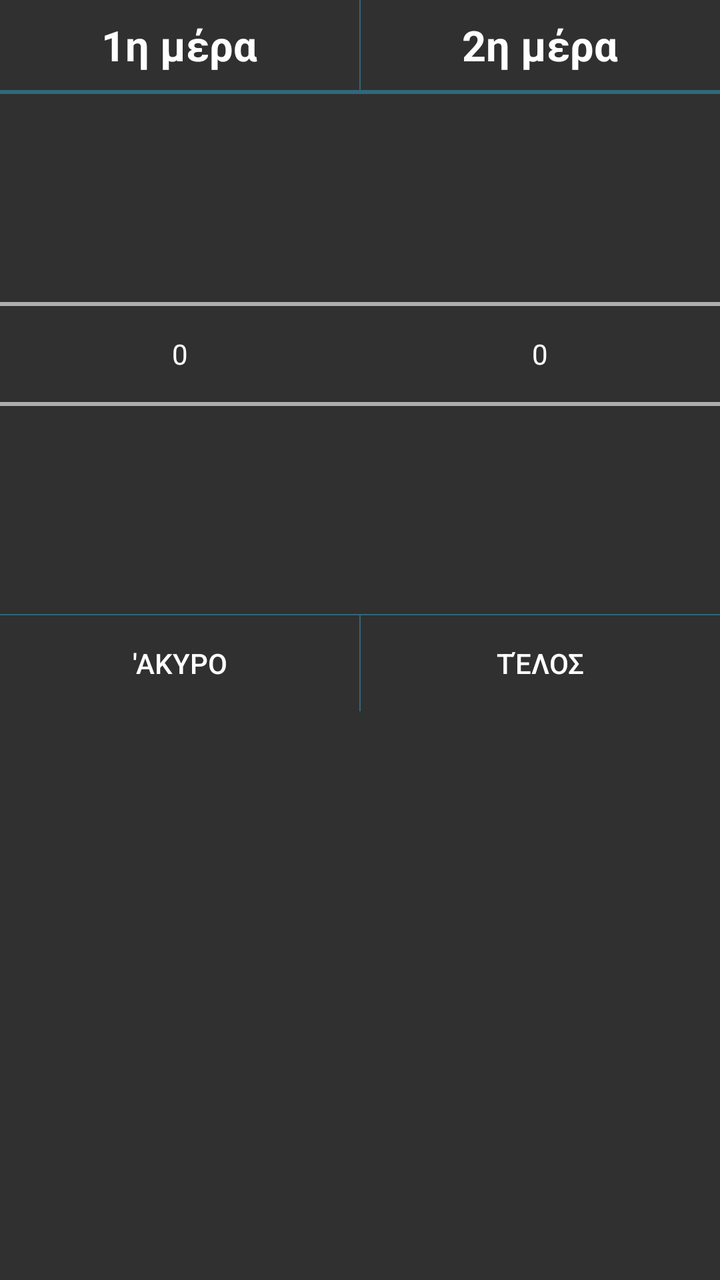
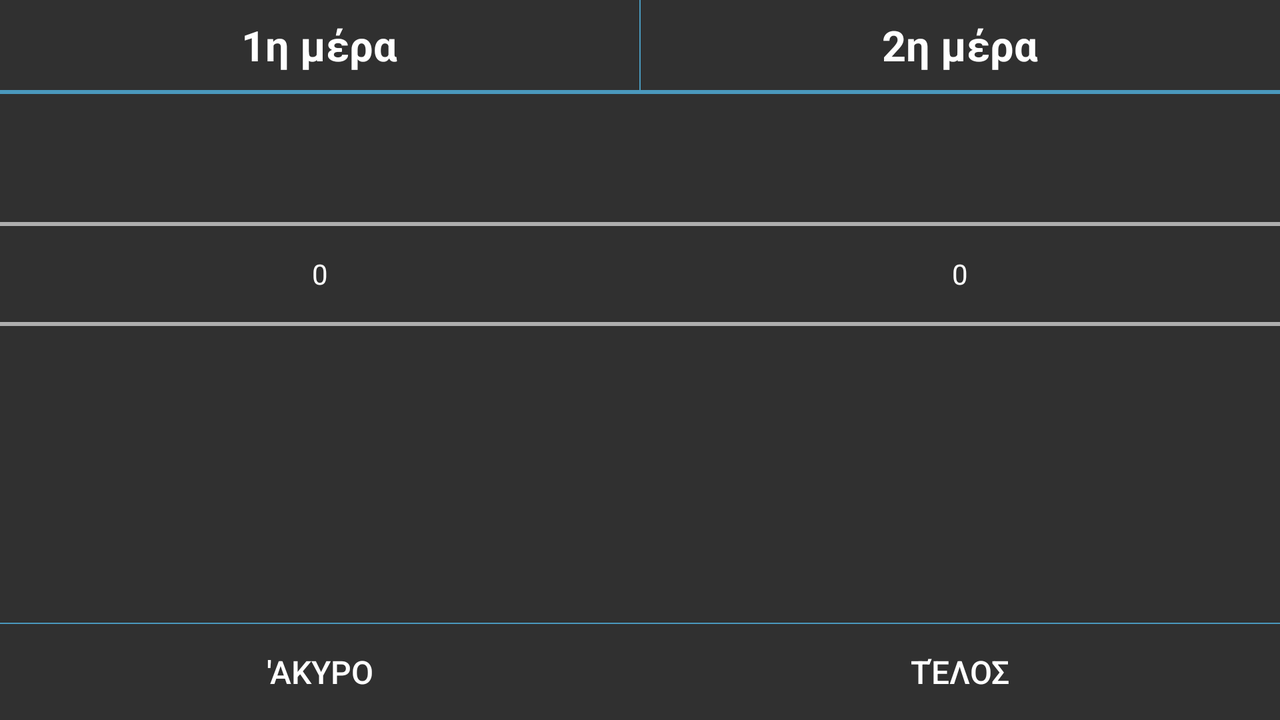

The same Android screen from two of the app's own layout files: first res/layout/ as a phone draws it, then the repository's variant for another configuration, drawn on a device whose configuration selects that folder. Both files follow.
<!-- AndroidManifest.xml: application theme NotesTheme -->
<!-- res/layout/dialog.xml -->
<?xml version="1.0" encoding="utf-8"?>

<RelativeLayout xmlns:android="http://schemas.android.com/apk/res/android"
    android:layout_width="fill_parent"
    android:layout_height="fill_parent">

    <LinearLayout
        android:layout_width="match_parent"
        android:layout_height="wrap_content"
        android:orientation="horizontal"
        android:id="@+id/headl"
        android:background="#31677B"
        android:paddingBottom="2dp">

        <TextView
            android:id="@+id/textDay1"
            android:layout_width="wrap_content"
            android:layout_height="45dp"
            android:text="@string/day1"
            android:background="@color/theme_back"
            android:textSize="21sp"
            android:textColor="@color/white"
            android:layout_weight="1"
            android:gravity="center"
            android:layout_marginEnd="0.5dp"
            android:layout_marginRight="05dp"/>

        <TextView
            android:id="@+id/textDay2"
            android:layout_width="wrap_content"
            android:layout_height="45dp"
            android:text="@string/day2"
            android:background="@color/theme_back"
            android:textSize="21sp"
            android:textColor="@color/white"
            android:layout_weight="1"
            android:gravity="center"/>
    </LinearLayout>


    <LinearLayout
        android:id="@+id/linearLayout"
        android:layout_width="match_parent"
        android:layout_height="wrap_content"
        android:layout_below="@+id/midl"
        android:background="#31677B"
        android:layout_marginTop="40dp"
        android:paddingTop="0.5dp"
        android:orientation="horizontal">

        <Button
            android:id="@+id/button2"
            style="?attr/borderlessButtonStyle"
            android:layout_width="wrap_content"
            android:layout_height="wrap_content"
            android:background="@color/theme_back"
            android:text="'Ακυρο"
            android:textColor="@color/white"
            android:layout_weight="1"
            android:layout_marginEnd="0.5dp"
            android:layout_marginRight="0.5dp"/>

        <Button
            android:id="@+id/button1"
            style="?attr/borderlessButtonStyle"
            android:layout_width="wrap_content"
            android:layout_height="wrap_content"
            android:background="@color/theme_back"
            android:text="Τέλος"
            android:textColor="@color/white"
            android:layout_weight="1"/>
    </LinearLayout>

    <LinearLayout
        android:layout_width="match_parent"
        android:layout_height="wrap_content"
        android:orientation="horizontal"
        android:layout_marginTop="40dp"
        android:id="@+id/midl"
        android:layout_below="@+id/headl"
        android:layout_alignParentLeft="true"
        android:layout_alignParentStart="true">

        <NumberPicker
            android:id="@+id/numberPicker1"
            android:layout_width="wrap_content"
            android:layout_height="wrap_content"
            android:layout_weight="1"/>

        <NumberPicker
            android:id="@+id/numberPicker2"
            android:layout_width="wrap_content"
            android:layout_height="wrap_content"
            android:layout_weight="1"/>
    </LinearLayout>


</RelativeLayout>
<!-- resources referenced by this layout -->
<resources>
  <color name="theme_back">#303030</color>
  <color name="white">#ffffff</color>
  <string name="day1"><b>1η μέρα</b></string>
  <string name="day2"><b>2η μέρα</b></string>
  <style name="NotesTheme" parent="Theme.AppCompat.NoActionBar">
          <item name="android:colorBackground">@color/background_material_dark</item>
          <item name="android:textColorPrimary">@color/white</item>
      </style>
</resources>
<!-- res/layout-land/dialog.xml (the repository's variant of the layout above) -->
<!-- drawn on the phone turned sideways -->
<?xml version="1.0" encoding="utf-8"?>
<RelativeLayout xmlns:android="http://schemas.android.com/apk/res/android"
    android:layout_width="fill_parent"
    android:layout_height="fill_parent">

    <LinearLayout
        android:layout_width="match_parent"
        android:layout_height="wrap_content"
        android:orientation="horizontal"
        android:id="@+id/headl"
        android:background="#4A98BD"
        android:paddingBottom="2dp">

        <TextView
            android:id="@+id/textDay1"
            android:layout_width="wrap_content"
            android:layout_height="45dp"
            android:text="@string/day1"
            android:background="@color/theme_back"
            android:textSize="21sp"
            android:textColor="@color/white"
            android:layout_weight="1"
            android:gravity="center"
            android:layout_marginEnd="0.5dp"
            android:layout_marginRight="05dp"/>

        <TextView
            android:id="@+id/textDay2"
            android:layout_width="wrap_content"
            android:layout_height="45dp"
            android:text="@string/day2"
            android:background="@color/theme_back"
            android:textSize="21sp"
            android:textColor="@color/white"
            android:layout_weight="1"
            android:gravity="center"/>
    </LinearLayout>

    <LinearLayout
        android:layout_width="match_parent"
        android:layout_height="wrap_content"
        android:orientation="horizontal"
        android:layout_below="@+id/headl"
        android:id="@+id/midl">

        <NumberPicker
            android:id="@+id/numberPicker1"
            android:layout_width="wrap_content"
            android:layout_height="wrap_content"
            android:layout_weight="1"/>

        <NumberPicker
            android:id="@+id/numberPicker2"
            android:layout_width="wrap_content"
            android:layout_height="wrap_content"
            android:layout_weight="1"/>
    </LinearLayout>



    <LinearLayout
        android:id="@+id/linearLayout"
        android:layout_width="match_parent"
        android:layout_height="wrap_content"
        android:layout_alignParentBottom="true"
        android:background="#4A98BD"
        android:layout_marginTop="10dp"
        android:paddingTop="0.5dp"
        android:orientation="horizontal">

        <Button
            android:id="@+id/button2"
            style="?attr/borderlessButtonStyle"
            android:layout_width="wrap_content"
            android:layout_height="wrap_content"
            android:background="@color/theme_back"
            android:text="'Ακυρο"
            android:textColor="@color/white"
            android:textSize="16sp"
            android:layout_weight="1" />

        <Button
            android:id="@+id/button1"
            style="?attr/borderlessButtonStyle"
            android:layout_width="wrap_content"
            android:layout_height="wrap_content"
            android:background="@color/theme_back"
            android:text="Τέλος"
            android:textColor="@color/white"
            android:textSize="16sp"
            android:layout_weight="1" />

    </LinearLayout>


</RelativeLayout>
